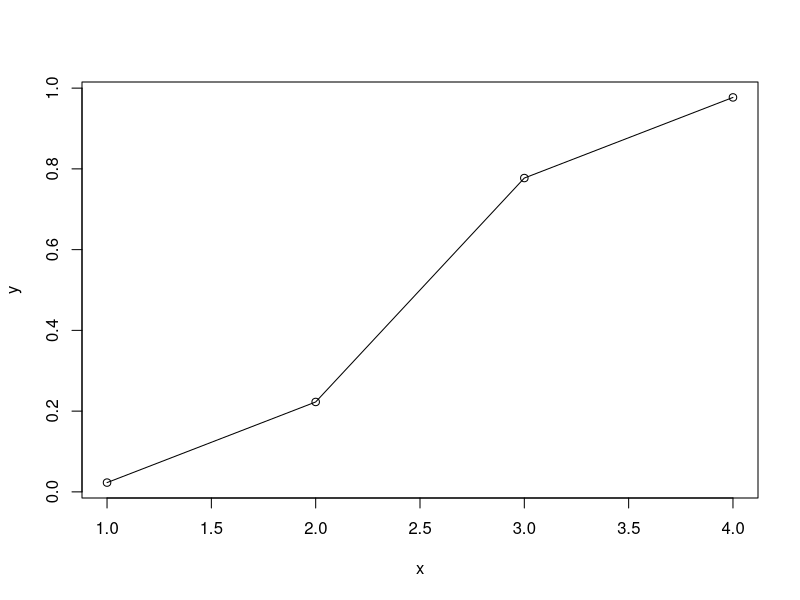
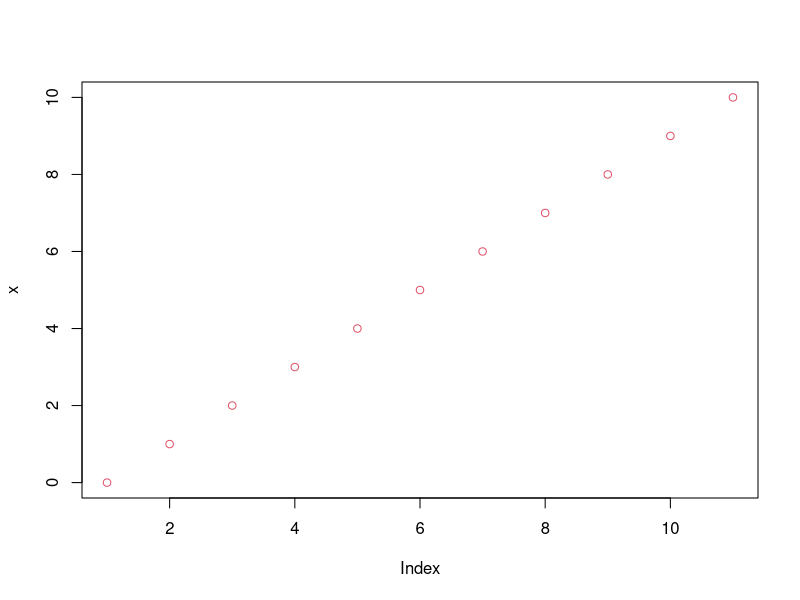
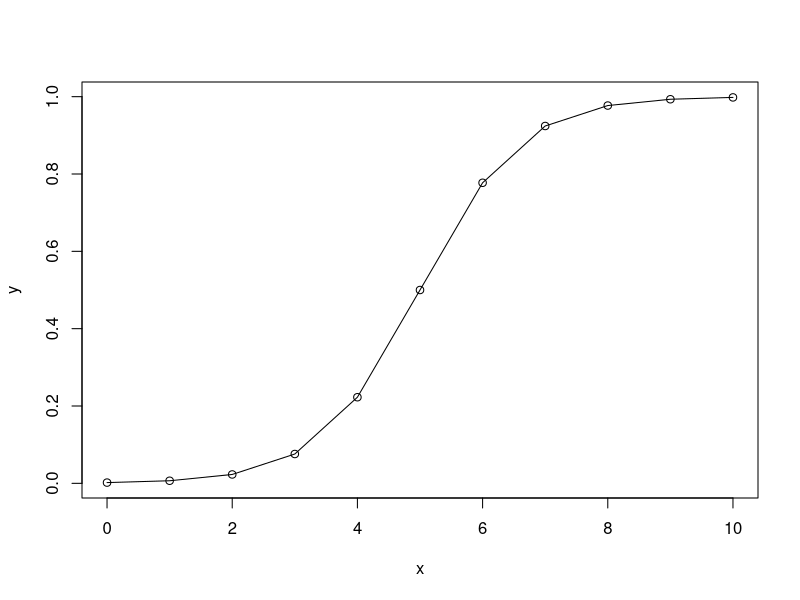

Reproduce these figures in R, in order.
# Überprüfung der 'plogis' Funktion ---------------------------------------

logistisch <- function(x, m, s){1 / (1 + exp(-(x-m)/s))}
logistisch(-3, 0, .8)

# Funktionen für Faktorladungen der Hick Aufgabe --------------------------
plogis(-3, scale = .8)
plogis(-1, scale = .8)
plogis( 1, scale = .8)
plogis( 3, scale = .8)

y <- plogis(c(-3,-1,1,3), scale = .8)
x <- 1:4
plot(x,y, type = "o", col = 1)


# Darstellung der logistischen Funktion ---------------
y <- plogis(seq(-5,5,1), scale = .8)+5
y <- plogis(seq(-5,5,1), scale = .8)
x <- seq(-5,5,1)+5
plot(x, lty = 1, col = 2)

pnorm(c(1:4))

plot(x,y, type = "o", col = 1)


